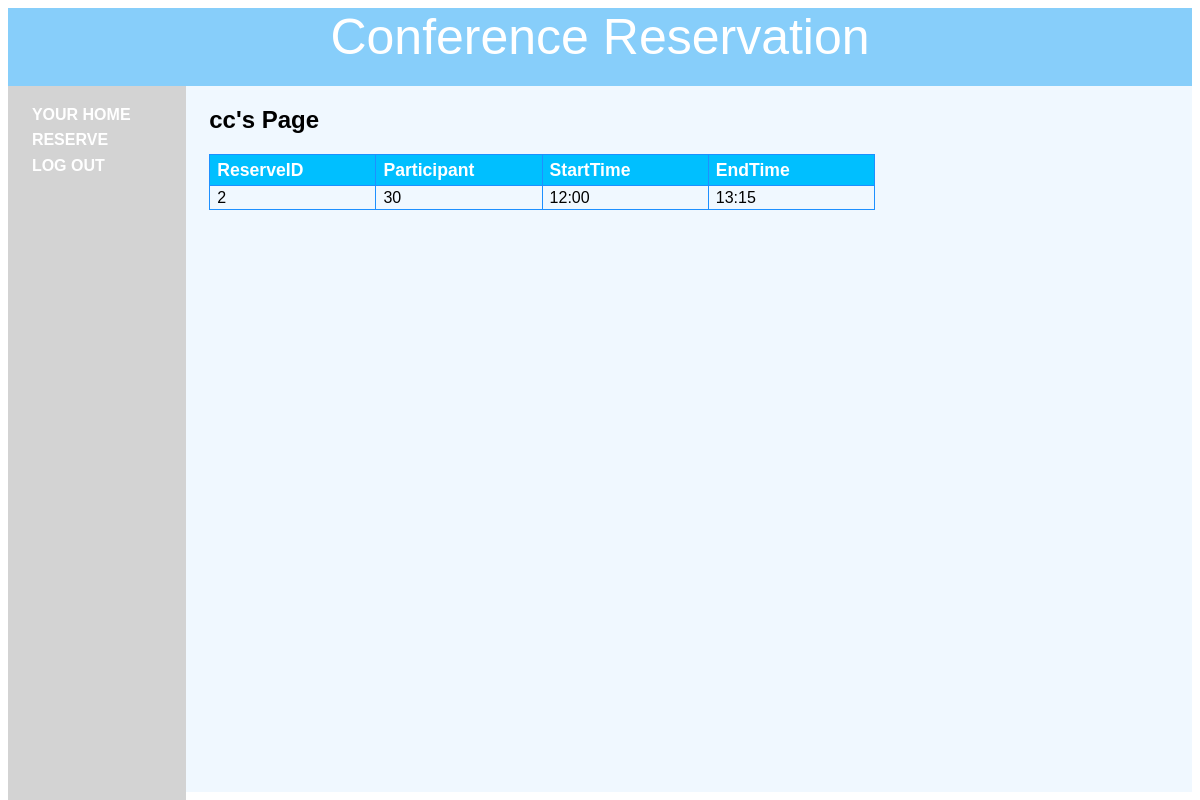
The page /members.php (signed in) on the database its author committed.
### tables this page shows
CREATE TABLE IF NOT EXISTS `orders` (
`reservid` int(10) unsigned NOT NULL,
  `user` varchar(16) DEFAULT NULL,
  `participant` int(11) DEFAULT NULL,
  `starttime` varchar(10) DEFAULT NULL,
  `endtime` varchar(10) DEFAULT NULL,
  `sth` int(11) DEFAULT NULL,
  `stm` int(11) DEFAULT NULL,
  `eth` int(11) DEFAULT NULL,
  `etm` int(11) DEFAULT NULL
);

### function.php (called while the page is built, shortened)
<?php
$dbhost  = '127.0.0.1';
$dbname  = 'conference';
$dbuser  = 'cheng';
$dbpass  = '1234567';
$conn = mysqli_connect($dbhost, $dbuser, $dbpass,$dbname);
function queryMysql($query)
{
	global $conn;
	$result = mysqli_query($conn, $query);
	return $result;
}

### members.php (the view, shortened to what this page needs)
<?php
include_once 'header.php';
$user = $_SESSION['user'];
echo "<h2>$user's Page</h2>";
	$result = queryMysql("SELECT * FROM orders WHERE user='$user'");
	$ris = mysqli_fetch_array($result);
	$n = 0;
	if($ris!=NULL){
	echo "<table style='border-collapse:collapse;'><tr><th>ReserveID</th><th>Participant</th><th>StartTime</th><th>EndTime</th></tr>";
	while($ris != NULL)
	{
		if($n%2 == 0){
		echo "<tr><td>";
		}else{
			echo "<tr class='alt'><td>";
		}
		echo($ris['reservid']);
			echo "</td><td>";
			echo($ris['participant']);
			echo "</td><td>";
			echo($ris['starttime']);
			echo "</td><td>";
			echo($ris['endtime']);
			echo "</td></tr>";
	$ris = mysqli_fetch_array($result);
	$n = $n + 1;
	}
	echo "</table>";
}else
	echo "No reservation.";
?>

### header.php (style rules this page uses)
td,th { width:4cm;font-size:1em;border:1px solid #1E90FF;padding:3px 7px 2px 7px; }
th { font-size:1.1em;text-align:left;padding-top:5px;padding-bottom:4px;background-color:#00BFFF;color:#ffffff }

### rows shown on the page
orders: reservid "2", participant "30", starttime "12:00", endtime "13:15"

### other values the page prints
$appname "Conference Reservation"
$user "cc"
